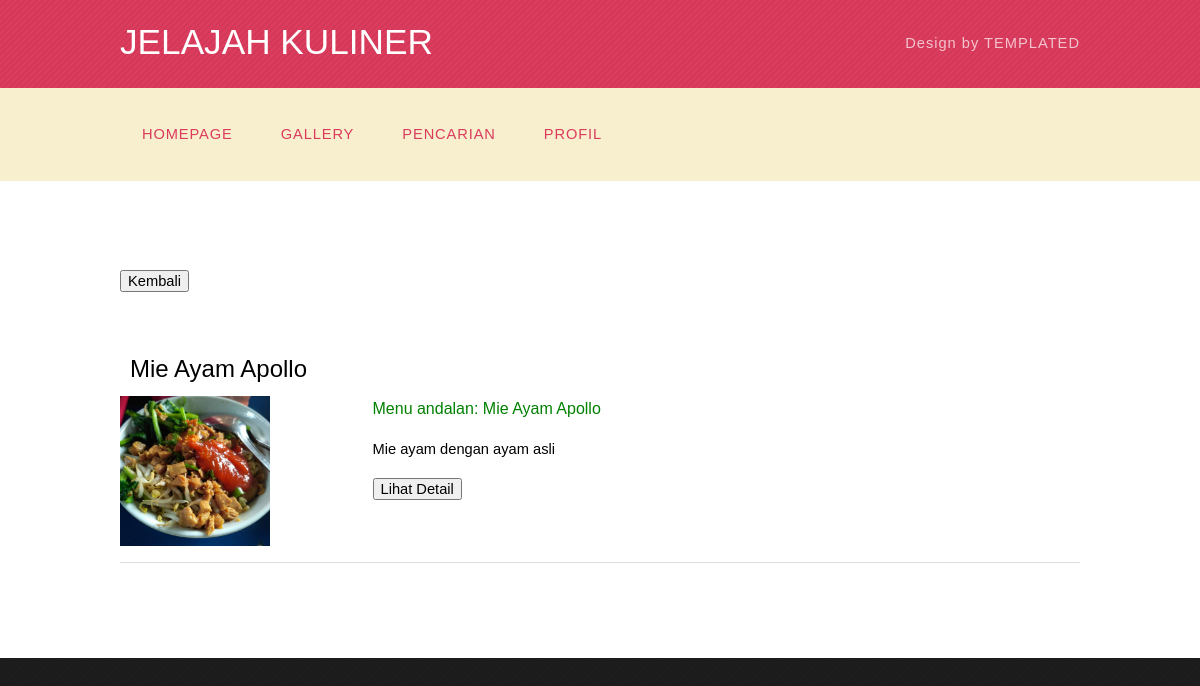
The app's page /kulinerkategori?kategori=1 with its own data.
### tables this page shows
CREATE TABLE `kuliner` (
  `id_kuliner` int(11) NOT NULL AUTO_INCREMENT,
  `nama_kuliner` varchar(512) NOT NULL,
  `deskripsi_kuliner` text NOT NULL,
  `menu_andalan` text NOT NULL,
  `kisaran_harga` text NOT NULL,
  `alamat` text NOT NULL,
  `foto_kuliner` text NOT NULL,
  `id_kategori` int(11) NOT NULL,
  `lat_kuliner` decimal(10,8) DEFAULT NULL,
  `lng_kuliner` decimal(11,8) DEFAULT NULL,
  `created_at` timestamp NOT NULL DEFAULT CURRENT_TIMESTAMP,
  PRIMARY KEY (`id_kuliner`)
);

### application/controllers/Kulinerkategori.php (called while the page is built, shortened)
<?php
class Kulinerkategori extends CI_Controller {
	public function index()
	{
		$this->load->model('Kuliner_model');
		$kategori = $this->input->get('kategori');
		$kuliner = $this->Kuliner_model->getByKategori($kategori);
		$data = array('link' => 'kuliner',
					'kuliner' => $kuliner
					);
		$this->load->view('kuliner_kategori', $data);
	}
}

### index.php (called while the page is built, shortened)
<?php
require_once BASEPATH.'core/CodeIgniter.php';

### application/models/Kuliner_model.php (called while the page is built, shortened)
<?php
class Kuliner_model extends CI_Model {
	public function getByKategori($k)
	{
		$this->db->where('kuliner.id_kategori', $k);
		$this->db->join('kategori', 'kuliner.id_kategori = kategori.id_kategori', 'left');
		$query = $this->db->get('kuliner');
		return $query->result();
	}
}

### application/views/kuliner_kategori.php (the view, shortened to what this page needs)
<!DOCTYPE HTML>
<html>
	<?php include "include/head.php";?>
	<body class="homepage">
	<?php include "include/header.php";?>
		<div id="main">
			<div class="container">
				<div class="row">
				<div class="12u">
						<form action = "<?php echo base_url()."gallery";?>">
							  <input type="submit" value="Kembali" />
						</form><br /><br />
				</div>
				<?php foreach($kuliner AS $k) { ?>
					<div class="12u">
						<div class="incbox3">
						<font size="5"><?php echo $k->nama_kuliner;?></font><br />
						</div>
						<div class="row">
							<div class="3u">
							<img src="<?php echo base_url()."assets/images/".$k->foto_kuliner;?>" height="150px">
							</div>
							<div class="9u">
								<p><strong><font size="3" color="green">Menu andalan: <?php echo $k->menu_andalan;?></font></strong></p>
								<p><?php echo $k->deskripsi_kuliner;?></p>
								<form action = "<?php echo base_url()."kuliner";?>" method="get">
									  <input type="submit" value="Lihat Detail" />
								</form><br /><br />
							</div>
						</div>
					<hr />
					</div>
				<?php } ?>
				</div>
			</div>
		</div>
	<?php include "include/copyright.php";?>
	</body>
</html>

### assets/css/style.css (style rules this page uses)
body { background: #1d1d1d url(assets/images/overlay.png) repeat; }
body,input,textarea,select { font-family: 'Questrial', sans-serif; font-size: 11pt; line-height: 1.75em; }
strong, b { color: #000000; }
hr { border: 0; border-top: solid 1px #ddd; }
p, ul, ol, dl, table { margin-bottom: 1em; }
#main { position: relative; padding: 6em 0em; background: #fff; }
.incbox3 { padding: 10px; }

### assets/css/style-desktop.css (style rules this page uses)
body,input,textarea,select { font-size: 11pt; }

### records on screen
kuliner: nama_kuliner "Mie Ayam Apollo", foto_kuliner (picture), menu_andalan "Mie Ayam Apollo", deskripsi_kuliner "Mie ayam dengan ayam asli"
